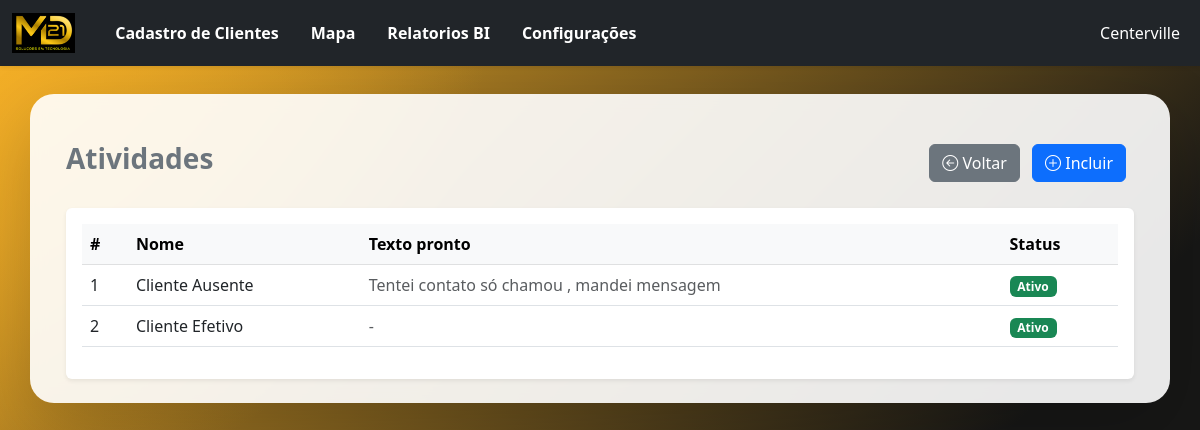
/configuracoes/atividades/ (signed in), run on the app's committed database.
### core/models.py (models this page shows, shortened)
class TipoAtividade(models.Model):
    nome = models.CharField(max_length=100, unique=True)
    texto_pronto = models.TextField(blank=True, default="")
    ativo = models.BooleanField(default=True)
    class Meta:
        ordering = ["nome"]

### core/views.py (the view)
# urls.py: path("configuracoes/atividades/", views.tipoatividade_list, name="tipoatividade_list"),
def tipoatividade_list(request):
    atividades = TipoAtividade.objects.all().order_by("nome")
    return render(request, "tipoatividade_list.html", {"atividades": atividades})

### core/templates/tipoatividade_list.html (shortened to what this page needs)
{% extends "base.html" %}
{% load static %}
{% block content %}
<div class="container mt-4">
    <div class="d-flex justify-content-between align-items-center mb-4">
        <h3 class="fw-bold text-secondary">Atividades</h3>
        <div>
            <a href="{% url 'configuracoes' %}" class="btn btn-secondary me-2">
                <i class="bi bi-arrow-left-circle"></i> Voltar
            </a>
            <a href="{% url 'tipoatividade_novo' %}" class="btn btn-primary me-2">
                <i class="bi bi-plus-circle"></i> Incluir
            </a>
        </div>
    </div>
    <div class="table-responsive shadow-sm bg-white p-3 rounded">
        <table class="table table-hover">
            <thead class="table-light">
                <tr>
                    <th>#</th>
                    <th>Nome</th>
                    <th>Texto pronto</th>
                    <th>Status</th>
                </tr>
            </thead>
            <tbody>
                {% for atividade in atividades %}
                <tr class="linha-atividade" data-id="{{ atividade.id }}">
                    <td>{{ forloop.counter }}</td>
                    <td>{{ atividade.nome }}</td>
                    <td class="text-muted">{{ atividade.texto_pronto|truncatechars:120|default:"-" }}</td>
                    <td>
                        {% if atividade.ativo %}
                            <span class="badge bg-success">Ativo</span>
                        {% else %}
                            <span class="badge bg-secondary">Inativo</span>
                        {% endif %}
                    </td>
                </tr>
                {% empty %}
                <tr>
                    <td colspan="4" class="text-center text-muted">
                        Nenhuma atividade cadastrada.
                    </td>
                </tr>
                {% endfor %}
            </tbody>
        </table>
    </div>
</div>
{% endblock %}

### static/css/base.css (style rules this page uses)
body { background: radial-gradient(circle at top left, rgba(245, 176, 39, 0.88), transparent 34%), linear-gradient(135deg, #f5b027 0%, #171716 72%); min-height: 100vh; }

### data on the page
TipoAtividade: nome "Cliente Ausente", texto_pronto "Tentei contato só chamou , mandei mensagem", ativo "Ativo"
TipoAtividade: nome "Cliente Efetivo", texto_pronto "-", ativo "Ativo"
